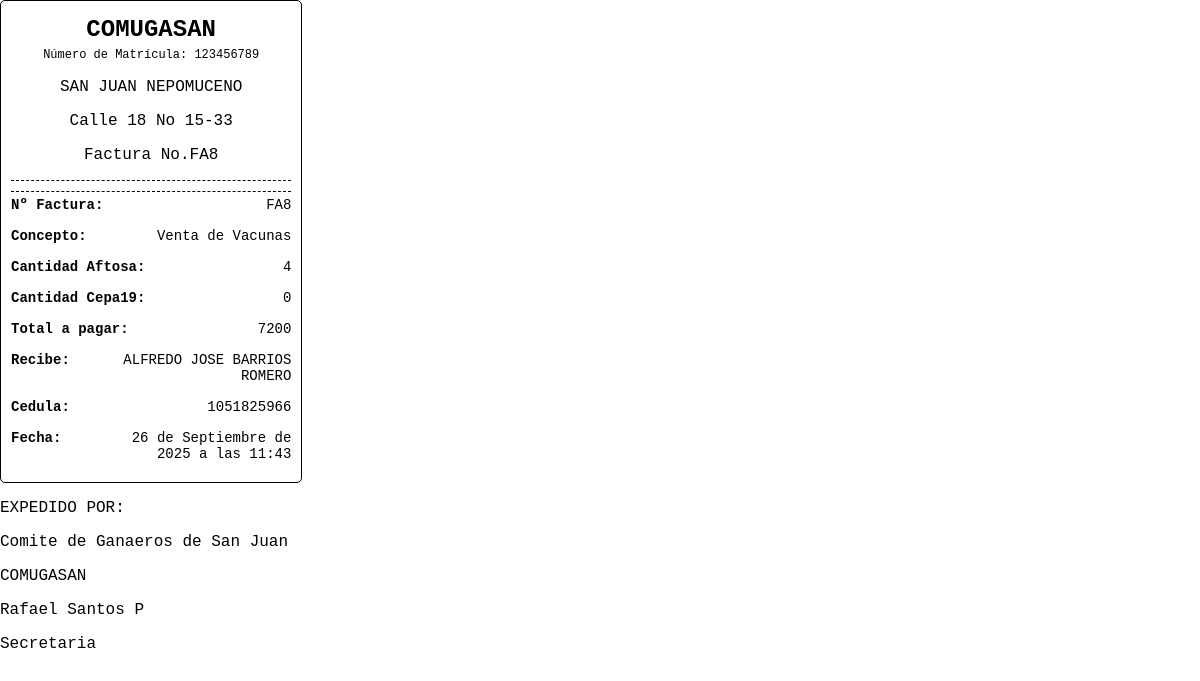
The app's page /facturar/imprimirFactura/FA8 (signed in), older data.
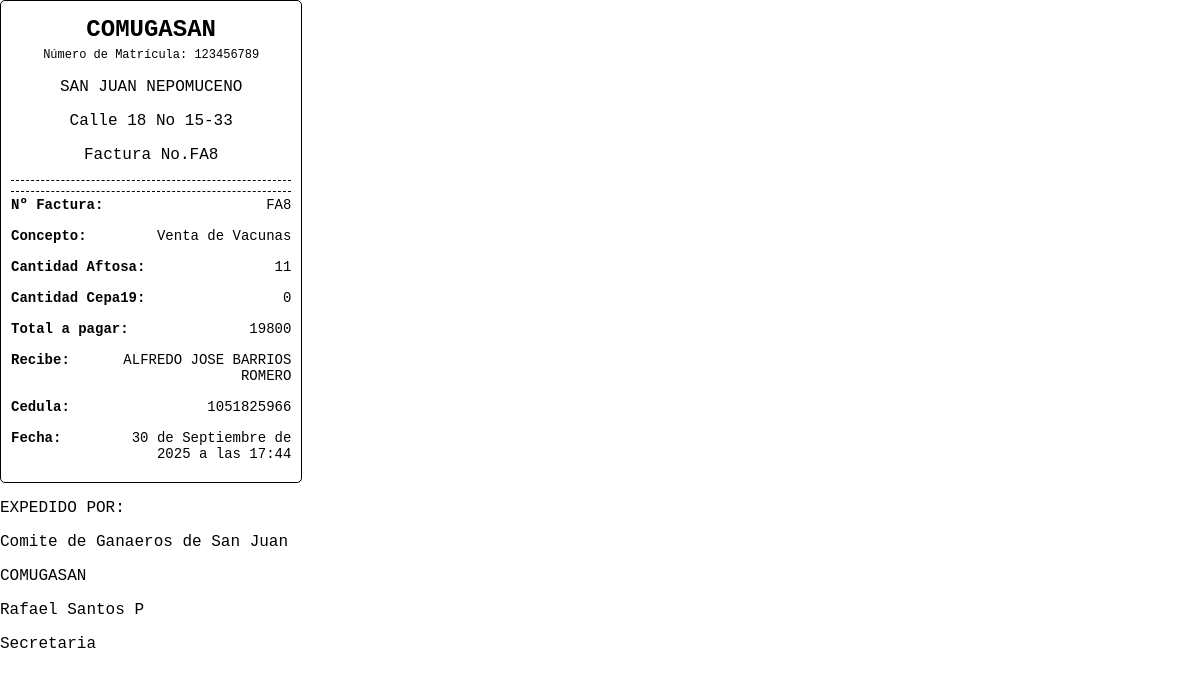
The same page, newer data.
### comite/models.py (models this page shows, shortened)
class Facturar(models.Model):
    class EstatusChoices(models.TextChoices):
        PENDIENTE = 'PENDIENTE', 'Pendiente'
        ABONADO = 'ABONADO', 'Abonado'
        PAGADO = 'PAGADO', 'Pagado'
    nFactura = models.CharField(max_length=10, primary_key=True, editable=False)
    infoAftosa = models.ForeignKey('Biologicos', on_delete=models.CASCADE, null=True, related_name='info_aftosa')
    infoCepa = models.ForeignKey('Biologicos', on_delete=models.CASCADE, null=True, related_name='info_cepa')
    usuario = models.ForeignKey('Usuarios', on_delete=models.CASCADE, null=True)
    cantidad_aftosa = models.IntegerField(default=0)
    cantidad_cepa19 = models.IntegerField(default=0)
    cantidad_total = models.JSONField()
    biologico = models.JSONField()
    lote = models.JSONField()
    laboratorio = models.JSONField()
    valor_total = models.BigIntegerField(default=0)
    valor_pagado = models.IntegerField(default=0)
    valor_pendiente = models.IntegerField(default=0)
    fecha = models.DateTimeField(auto_now_add=True, editable=False)
    estatus = models.CharField(max_length=20, choices=EstatusChoices.choices, default=EstatusChoices.PENDIENTE)

class Usuarios(models.Model):
    cedula = models.IntegerField(primary_key=True)
    nombre_completo = models.CharField(max_length=100)
    direccion = models.CharField(max_length=255)

### comite/views.py (the view)
# urls.py: path('facturar/imprimirFactura/<nFactura>', views.imprimirFactura),
@login_required
def imprimirFactura(request,nFactura):
    factura = Facturar.objects.get(nFactura=nFactura)
    return render(request,"facturar/ticketFactura.html",{"factura":factura})

### comite/context_processors.py (called while the page is built)
def mensajes_no_leidos(request):
    if request.user.is_authenticated:
        cantidad = Mensajes.objects.filter(leido=False).count()
        return {'mensajes_no_leidos': cantidad}
    return {}

### comite/templates/facturar/ticketFactura.html (shortened to what this page needs)
<!DOCTYPE html>
<html lang="es">
<head>
    {% load static %}
<link rel="stylesheet" href="{%  static 'css/style_ticket.css' %}">
</head>
<body>
    <div class="ticket">
        <div class="header">
            <h1>COMUGASAN</h1>
            <p class="matricula">Número de Matrícula: 123456789</p>
            <p>SAN JUAN NEPOMUCENO</p>
            <p>Calle 18 No 15-33</p>
            <p>Factura No.{{factura.nFactura}}</p>
        </div>
        <div class="footer">
            <div class="row">
                <span class="label">Nº Factura:</span>
                <span class="value">{{factura.nFactura }}</span>
            </div>
            <div class="row">
                <span class="label">Concepto:</span>
                <span class="value">Venta de Vacunas</span>
            </div>
            <div class="row">
                <span class="label">Cantidad Aftosa:</span>
                <span class="value">{{ factura.cantidad_aftosa}}</span>
            </div>
            <div class="row">
                <span class="label">Cantidad Cepa19:</span>
                <span class="value">{{ factura.cantidad_cepa19}}</span>
            </div>
            <div class="row">
                <span class="label">Total a pagar:</span>
                <span class="value">{{ factura.valor_total}}</span>
            </div>
            <div class="row">
                <span class="label">Recibe:</span>
                <span class="value">{{ factura.usuario.nombre_completo }}</span>
            </div>
            <div class="row">
                <span class="label">Cedula:</span>
                <span class="value">{{ factura.usuario.cedula }}</span>
            </div>
            <div class="row">
                <span class="label">Fecha:</span>
                <span class="value">{{ factura.fecha }}</span>
            </div>
        </div>
    </div>
    <div>
        <p>EXPEDIDO POR:</p>
        <p>Comite de Ganaeros de San Juan</p>
        <p>COMUGASAN </p>
        <p>Rafael Santos P</p>
        <p>Secretaria </p>
    </div>
</body>
</html>

Row changes from the older to the newer data that the page shows:
changed Facturar "FA8": cantidad_aftosa "4" → "11"; valor_total "7200" → "19800"; fecha "26 de Septiembre de 2025 a las 11:43" → "30 de Septiembre de 2025 a las 17:44"
